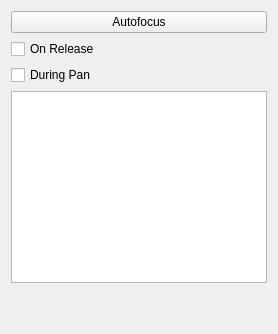
           <widget class="QWidget" name="tabAutofocus">
            <attribute name="title">
             <string>Autofocus</string>
            </attribute>
            <layout class="QGridLayout" name="gridLayout_3">
             <item row="4" column="0" colspan="3">
              <widget class="QPlainTextEdit" name="autofocusTextEdit"/>
             </item>
             <item row="5" column="1">
              <spacer name="verticalSpacer_3">
               <property name="orientation">
                <enum>Qt::Vertical</enum>
               </property>
               <property name="sizeHint" stdset="0">
                <size>
                 <width>20</width>
                 <height>40</height>
                </size>
               </property>
              </spacer>
             </item>
             <item row="0" column="0" colspan="3">
              <widget class="QPushButton" name="autoFocus">
               <property name="text">
                <string>Autofocus</string>
               </property>
              </widget>
             </item>
             <item row="1" column="0">
              <widget class="QCheckBox" name="focusOnRelease">
               <property name="text">
                <string>On Release</string>
               </property>
               <property name="checked">
                <bool>false</bool>
               </property>
              </widget>
             </item>
             <item row="2" column="0">
              <widget class="QCheckBox" name="focusDuringPan">
               <property name="text">
                <string>During Pan</string>
               </property>
               <property name="checked">
                <bool>false</bool>
               </property>
              </widget>
             </item>
            </layout>
           </widget>
